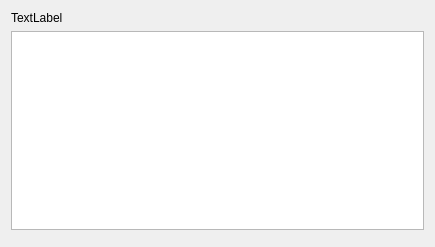
<?xml version="1.0" encoding="UTF-8"?>
<ui version="4.0">
 <class>w_scr_dish_special_cook</class>
 <widget class="QDialog" name="w_scr_dish_special_cook">
  <property name="geometry">
   <rect>
    <x>0</x>
    <y>0</y>
    <width>435</width>
    <height>247</height>
   </rect>
  </property>
  <property name="windowTitle">
   <string>Dialog</string>
  </property>
  <layout class="QVBoxLayout" name="verticalLayout">
   <item>
    <widget class="QLabel" name="label_state">
     <property name="text">
      <string>TextLabel</string>
     </property>
    </widget>
   </item>
   <item>
    <widget class="ftableview" name="frame_cook"/>
   </item>
   <item>
    <widget class="lds_toolbar" name="widget"/>
   </item>
  </layout>
 </widget>
 <customwidgets>
  <customwidget>
   <class>lds_toolbar</class>
   <extends>QFrame</extends>
   <header>lds_toolbar.h</header>
   <container>1</container>
  </customwidget>
  <customwidget>
   <class>ftableview</class>
   <extends>QTableView</extends>
   <header>ftableview.h</header>
  </customwidget>
 </customwidgets>
 <resources/>
 <connections/>
</ui>
